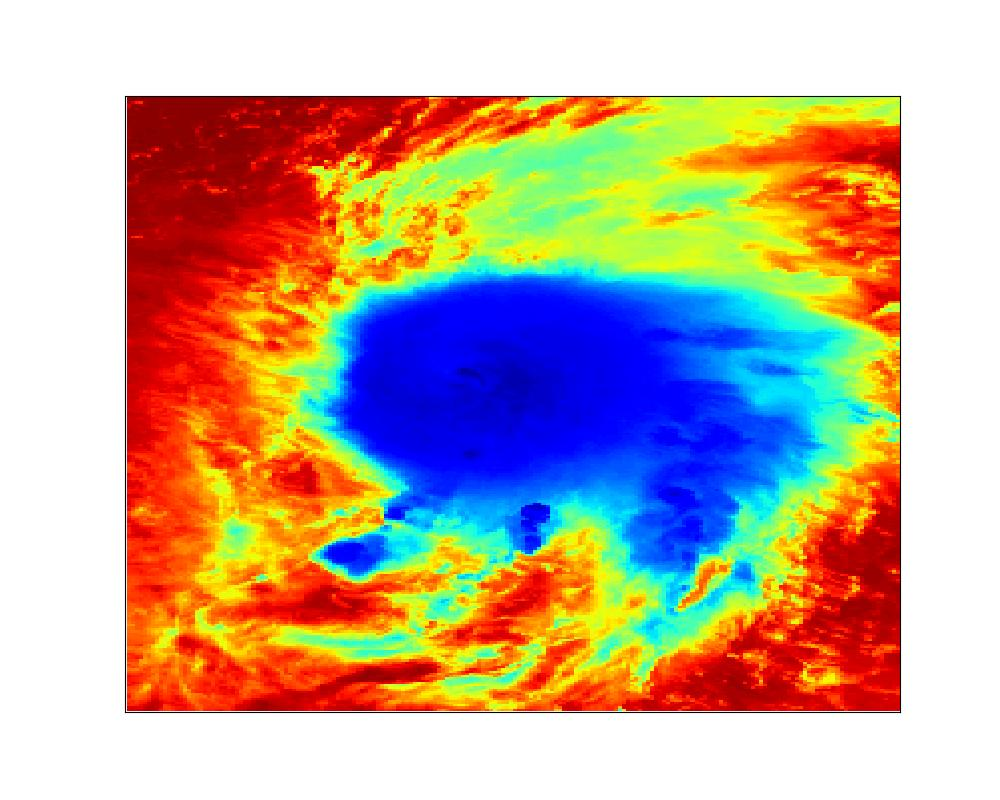
#> input picture my_plot2x.jpg, 1000 x 800 px
$ python python.py
#> lines starting #> are read from the running program, lines starting #| are printed output that depends on the picture
#> further down, input_image is the input picture: shape (800, 1000, 3); mean R, G, B 194.9, 172.8, 153.1
import numpy as np
from PIL import Image
from scipy.signal import convolve2d

def apply_sobel_filter(image):
    sobel_x = np.array([[1, 0, -1], [2, 0, -2], [1, 0, -1]])
    sobel_y = np.array([[1, 2, 1], [0, 0, 0], [-1, -2, -1]])

    # Convert to grayscale if needed
    if image.ndim == 3:
        image = np.dot(image[..., :3], [0.2989, 0.5870, 0.1140])
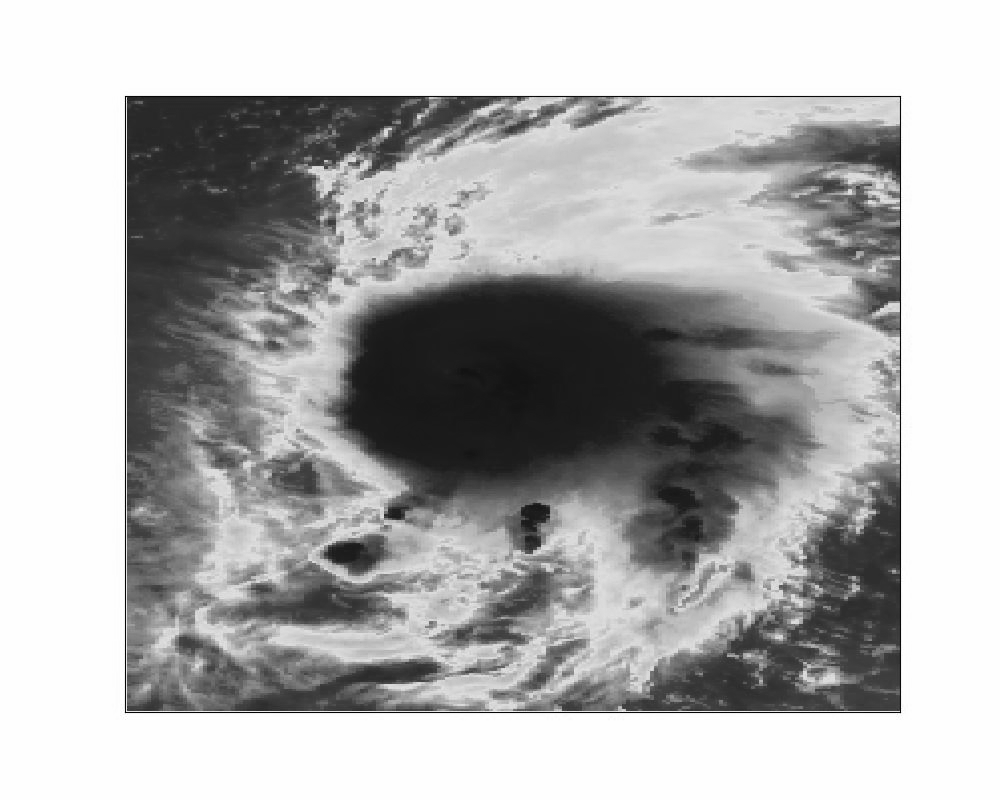
#> image: shape (800, 1000) float64; min 0.587, max 255, mean 177.1

    # Apply Sobel filters
    gradient_x = convolve2d(image, sobel_x, mode='same', boundary='symm') / 8.0
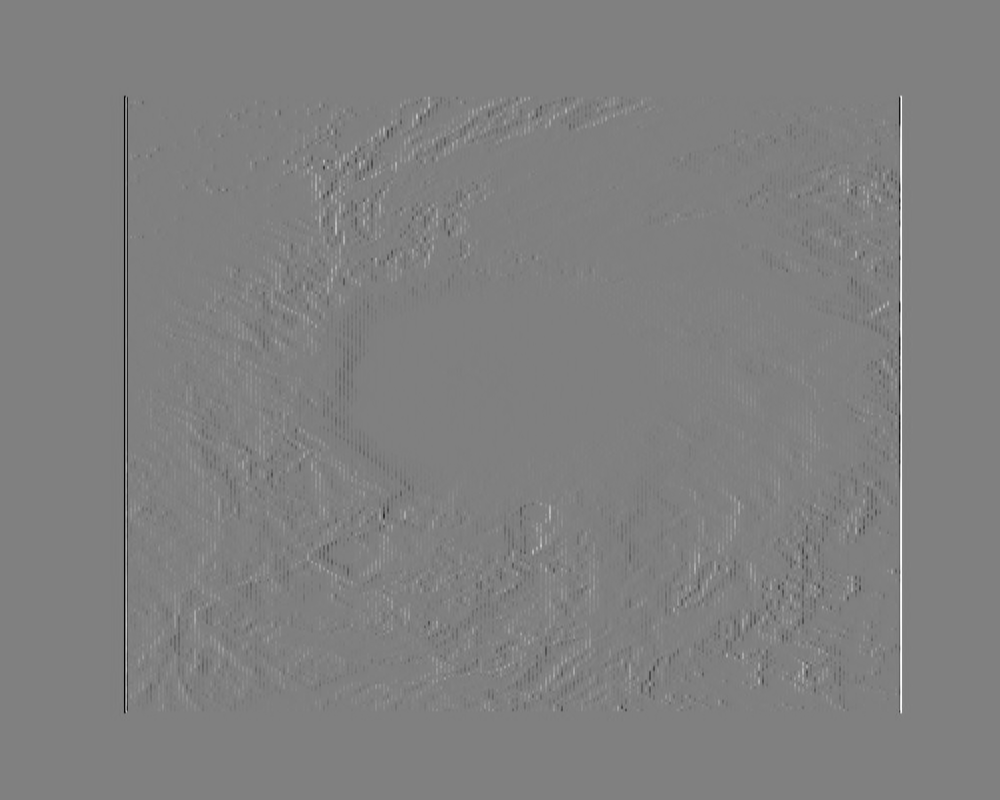
#> gradient_x: shape (800, 1000) float64; min -125.7, max 124.5, mean 0; drawn with min black and max white
    gradient_y = convolve2d(image, sobel_y, mode='same', boundary='symm') / 8.0
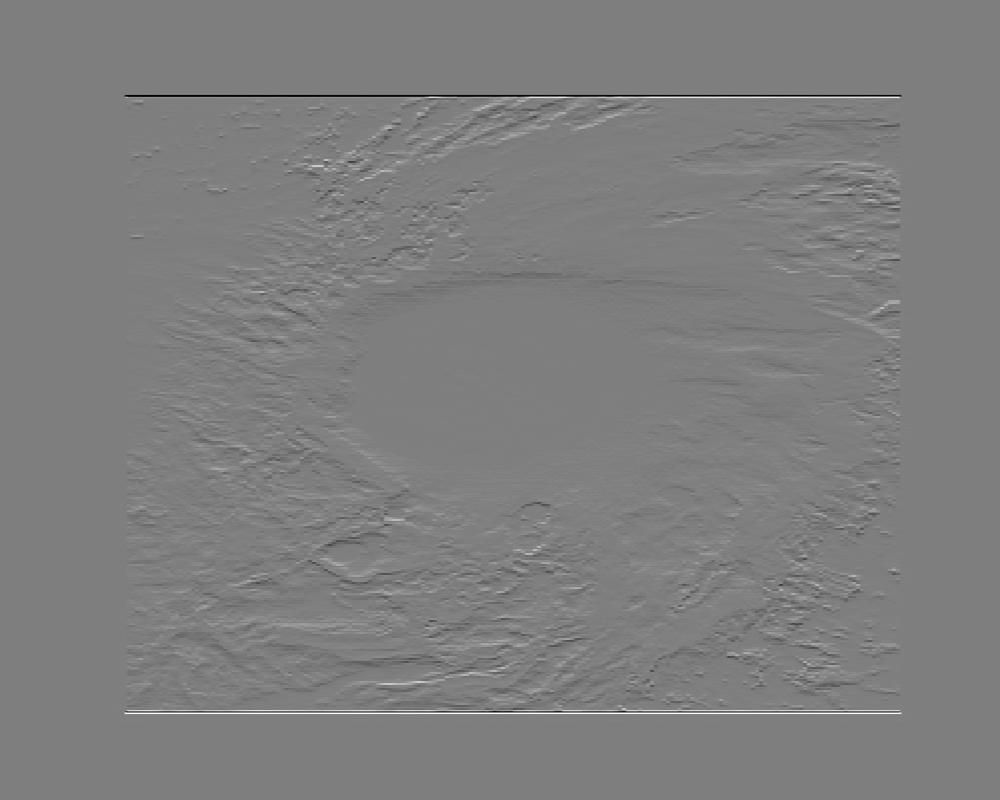
#> gradient_y: shape (800, 1000) float64; min -124, max 125.1, mean 0; drawn with min black and max white

    # Calculate total gradient
    gradient_magnitude = np.sqrt(np.square(gradient_x) + np.square(gradient_y))
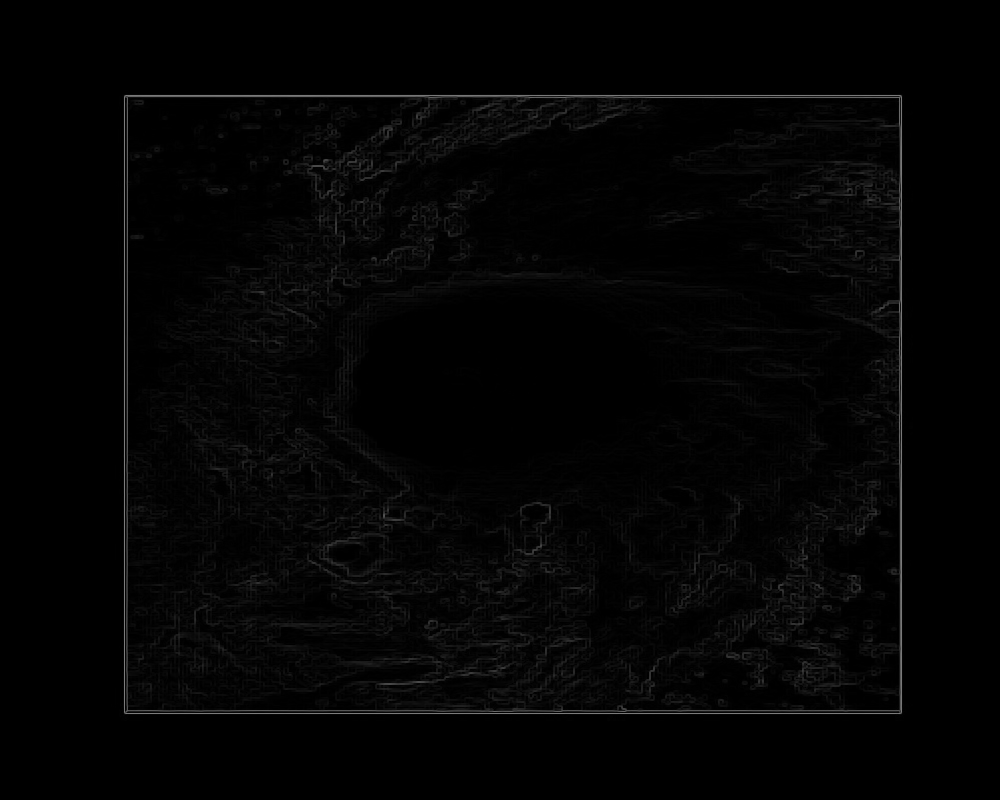
#> gradient_magnitude: shape (800, 1000) float64; min 0, max 125.7, mean 4.1
    np.savetxt("gradient.csv", gradient_magnitude, delimiter=",")

    return gradient_magnitude

# Load the image and convert it to a numpy array
input_image = np.array(Image.open("my_plot2x.jpg"))

# Apply Sobel filter
output = apply_sobel_filter(input_image)

print(output)
#> (printed output is left out)

# Display the output image
Image.fromarray(output).show()
